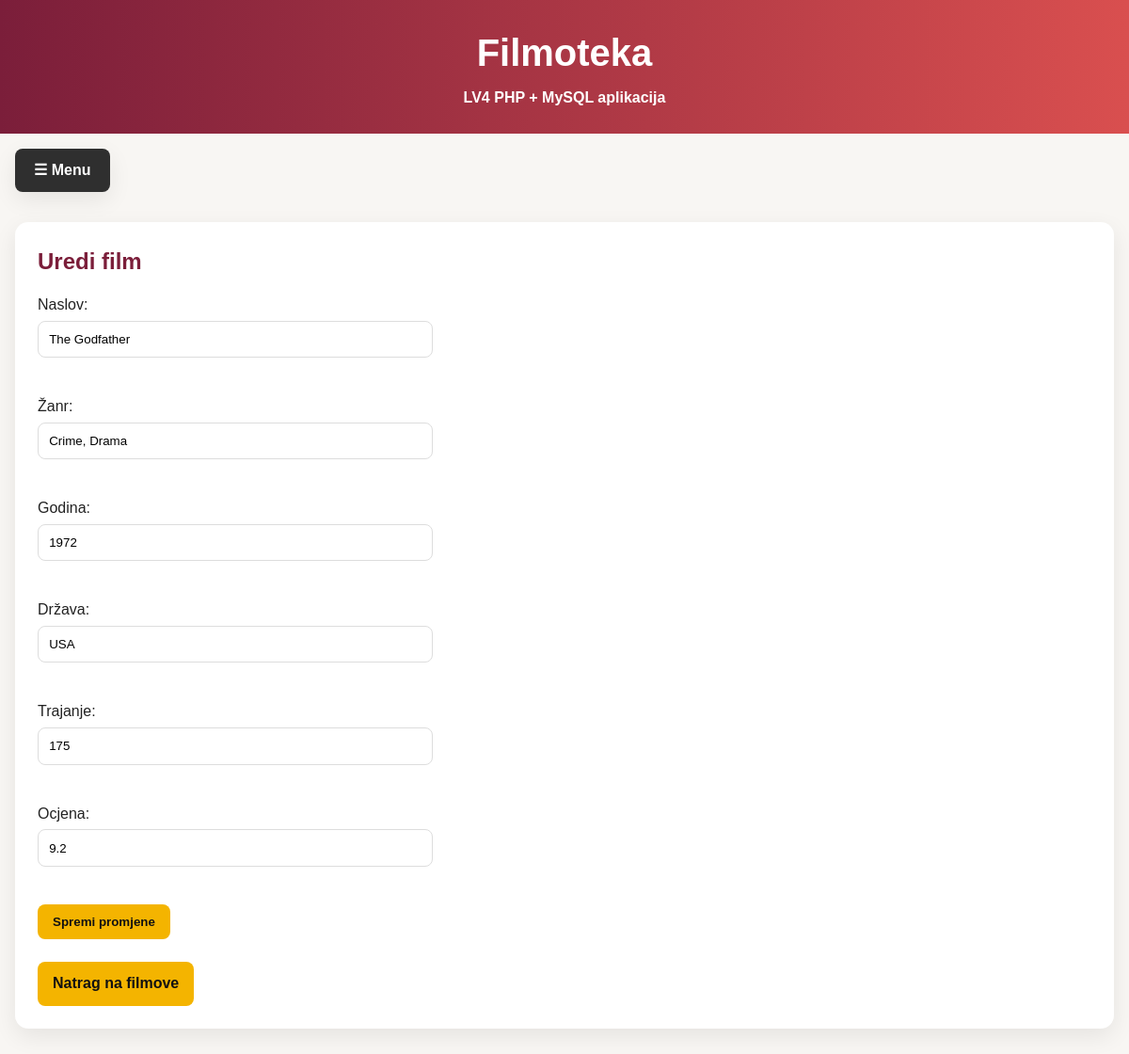
The page /edit_movie.php?id=2 (signed in) on the database its author committed.
### tables this page shows
CREATE TABLE `movies` (
  `id` int(11) NOT NULL,
  `title` varchar(150) NOT NULL,
  `genre` varchar(80) NOT NULL,
  `year` int(11) NOT NULL,
  `country` varchar(80) NOT NULL,
  `duration` int(11) NOT NULL,
  `rating` decimal(3,1) DEFAULT 0.0,
  `director` varchar(100) NOT NULL,
  `created_at` timestamp NOT NULL DEFAULT current_timestamp()
);

### edit_movie.php (the view, shortened to what this page needs)
<?php
include 'includes/db.php';
$id = intval($_GET["id"]);
$stmt = $conn->prepare("SELECT * FROM movies WHERE id = ?");
$stmt->bind_param("i", $id);
$stmt->execute();
$result = $stmt->get_result();
$movie = $result->fetch_assoc();
?>
<!DOCTYPE html>
<html lang="hr">
<head>
    <link rel="stylesheet" href="css/style.css">
</head>
<body class="lv4-body">
<?php include 'includes/nav.php'; ?>
<main class="lv4-container">
<section class="lv4-card">
<h1>Uredi film</h1>
<form method="POST" class="lv4-form">
    <label>Naslov:</label><br>
    <input type="text" name="title"
           value="<?php echo $movie['title']; ?>"><br><br>
    <label>Žanr:</label><br>
    <input type="text" name="genre"
           value="<?php echo $movie['genre']; ?>"><br><br>
    <label>Godina:</label><br>
    <input type="number" name="year"
           value="<?php echo $movie['year']; ?>"><br><br>
    <label>Država:</label><br>
    <input type="text" name="country"
           value="<?php echo $movie['country']; ?>"><br><br>
    <label>Trajanje:</label><br>
    <input type="number" name="duration"
           value="<?php echo $movie['duration']; ?>"><br><br>
    <label>Ocjena:</label><br>
    <input type="number" step="0.1" name="rating"
           value="<?php echo $movie['rating']; ?>"><br><br>
    <button class="lv4-btn" type="submit">Spremi promjene</button>
</form>
<br><a class="lv4-btn" href="movies.php">Natrag na filmove</a>
</section>
</main>
</body>
</html>

### css/style.css (style rules this page uses)
:root { --primary-color: #7b1e3a; --secondary-color: #f4b400; --background-color: #f8f6f3; --surface-color: #ffffff; --text-color: #222222; --accent-color: #d94f4f; --border-color: #dddddd; --shadow: 0 8px 24px rgba(0, 0, 0, 0.08); --radius: 14px; --max-width: 1400px; }
* { margin: 0; padding: 0; box-sizing: border-box; }
body { font-family: Arial, Helvetica, sans-serif; background-color: var(--background-color); color: var(--text-color); line-height: 1.5; }
.lv4-body { background-color: var(--background-color); color: var(--text-color); }
.lv4-container { max-width: var(--max-width); margin: 2rem auto; padding: 0 1rem; }
.lv4-card { background-color: var(--surface-color); border-radius: var(--radius); box-shadow: var(--shadow); padding: 1.5rem; margin-bottom: 1.5rem; }
.lv4-card h1, .lv4-card h2 { color: var(--primary-color); margin-bottom: 1rem; }
.lv4-form input, .lv4-form select, .lv4-form textarea { width: 100%; max-width: 420px; padding: 0.7rem; margin: 0.3rem 0 1rem; border: 1px solid var(--border-color); border-radius: 8px; }
.lv4-btn, .lv4-card button, .lv4-inline-form button { display: inline-block; background-color: var(--secondary-color); color: #111; border: none; border-radius: 8px; padding: 0.7rem 1rem; font-weight: bold; text-decoration: none; cursor: pointer; }

### rows shown on the page
movies: title "The Godfather", genre "Crime, Drama", year "1972", country "USA", duration "175", rating "9.2"
